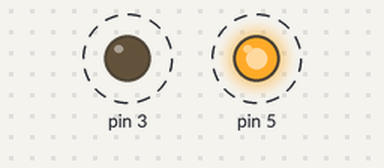
Recording of a sketch running on a simulated Arduino Uno, built with avr-gcc and run on an emulated ATmega328P. On the bench: output pins drawn as LEDs (lit = HIGH). Dashed ring = blinking.

Above: at 0.5 s.
Timing chart, 0 to 4.6 s (numbered marks = the images above):
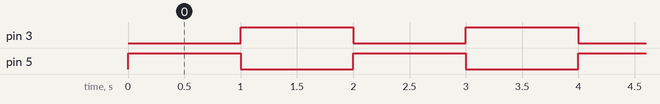

The sketch:

motor_class_exe__1_.ino
```cpp
#include "Motor.h"

Motor m1(3,5);

void setup() {
  // put your setup code here, to run once:
  m1.begin();
  m1.stop();
}

void loop() {
  // put your main code here, to run repeatedly:
  m1.go_backward();
  delay(1000);
  m1.go_forward();
  delay(1000);

}
```

Motor.cpp
```cpp
#include "Motor.h"
#include "Arduino.h"

// 생성자  클래스이름::클래스이름()
Motor::Motor(int IA, int IB){
  ia = IA;
  ib = IB;
}

void Motor::begin(){
  pinMode(ia, OUTPUT);
  pinMode(ib, OUTPUT);
}

void Motor::stop(){
  digitalWrite(ia,LOW);
  digitalWrite(ib,LOW);
}

void Motor::go_forward(){
  digitalWrite(ia,HIGH);
  digitalWrite(ib,LOW);
}
void Motor::go_backward(){
  digitalWrite(ia,LOW);
  digitalWrite(ib,HIGH);
}
```

Motor.h
```cpp
#ifndef _MOTOR_H_
#define _MOTOR_H_

class Motor{
public:
  // 생성자
  Motor(int IA, int IB);
  void begin();
  void stop();
  void go_forward();
  void go_backward();
  int ia, ib;

private:

};

#endif 
```

Measured:
- by itself, pin 3, pin 5: alternates HIGH for 1.0 s and LOW for 1.0 s
